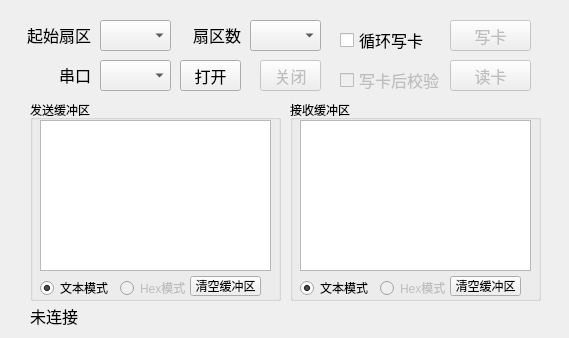
<?xml version="1.0" encoding="UTF-8"?>
<ui version="4.0">
 <class>Widget</class>
 <widget class="QWidget" name="Widget">
  <property name="geometry">
   <rect>
    <x>0</x>
    <y>0</y>
    <width>569</width>
    <height>338</height>
   </rect>
  </property>
  <property name="windowTitle">
   <string>IC卡写卡程序</string>
  </property>
  <widget class="QComboBox" name="comboBox_port">
   <property name="geometry">
    <rect>
     <x>100</x>
     <y>60</y>
     <width>71</width>
     <height>31</height>
    </rect>
   </property>
  </widget>
  <widget class="QLabel" name="label_port">
   <property name="geometry">
    <rect>
     <x>50</x>
     <y>59</y>
     <width>41</width>
     <height>31</height>
    </rect>
   </property>
   <property name="font">
    <font>
     <family>Agency FB</family>
     <pointsize>12</pointsize>
    </font>
   </property>
   <property name="text">
    <string>串口</string>
   </property>
   <property name="alignment">
    <set>Qt::AlignRight|Qt::AlignTrailing|Qt::AlignVCenter</set>
   </property>
  </widget>
  <widget class="QLabel" name="label_start">
   <property name="geometry">
    <rect>
     <x>20</x>
     <y>19</y>
     <width>71</width>
     <height>31</height>
    </rect>
   </property>
   <property name="font">
    <font>
     <family>Agency FB</family>
     <pointsize>12</pointsize>
    </font>
   </property>
   <property name="text">
    <string>起始扇区</string>
   </property>
   <property name="alignment">
    <set>Qt::AlignRight|Qt::AlignTrailing|Qt::AlignVCenter</set>
   </property>
  </widget>
  <widget class="QComboBox" name="comboBox_startSector">
   <property name="geometry">
    <rect>
     <x>100</x>
     <y>20</y>
     <width>71</width>
     <height>31</height>
    </rect>
   </property>
  </widget>
  <widget class="QLabel" name="label_num">
   <property name="geometry">
    <rect>
     <x>170</x>
     <y>19</y>
     <width>71</width>
     <height>31</height>
    </rect>
   </property>
   <property name="font">
    <font>
     <family>Agency FB</family>
     <pointsize>12</pointsize>
    </font>
   </property>
   <property name="text">
    <string>扇区数</string>
   </property>
   <property name="alignment">
    <set>Qt::AlignRight|Qt::AlignTrailing|Qt::AlignVCenter</set>
   </property>
  </widget>
  <widget class="QComboBox" name="comboBox_num">
   <property name="geometry">
    <rect>
     <x>250</x>
     <y>20</y>
     <width>71</width>
     <height>31</height>
    </rect>
   </property>
  </widget>
  <widget class="QCheckBox" name="checkBox_cycle">
   <property name="enabled">
    <bool>true</bool>
   </property>
   <property name="geometry">
    <rect>
     <x>340</x>
     <y>30</y>
     <width>87</width>
     <height>20</height>
    </rect>
   </property>
   <property name="font">
    <font>
     <family>新宋体</family>
     <pointsize>12</pointsize>
    </font>
   </property>
   <property name="text">
    <string>循环写卡</string>
   </property>
  </widget>
  <widget class="QCheckBox" name="checkBox_check">
   <property name="enabled">
    <bool>false</bool>
   </property>
   <property name="geometry">
    <rect>
     <x>340</x>
     <y>70</y>
     <width>103</width>
     <height>20</height>
    </rect>
   </property>
   <property name="font">
    <font>
     <family>新宋体</family>
     <pointsize>12</pointsize>
    </font>
   </property>
   <property name="text">
    <string>写卡后校验</string>
   </property>
  </widget>
  <widget class="QPushButton" name="pushButton_write">
   <property name="enabled">
    <bool>false</bool>
   </property>
   <property name="geometry">
    <rect>
     <x>450</x>
     <y>20</y>
     <width>81</width>
     <height>31</height>
    </rect>
   </property>
   <property name="font">
    <font>
     <family>新宋体</family>
     <pointsize>12</pointsize>
    </font>
   </property>
   <property name="text">
    <string>写卡</string>
   </property>
  </widget>
  <widget class="QGroupBox" name="groupBox_send">
   <property name="geometry">
    <rect>
     <x>30</x>
     <y>100</y>
     <width>251</width>
     <height>201</height>
    </rect>
   </property>
   <property name="title">
    <string>发送缓冲区</string>
   </property>
   <widget class="QPlainTextEdit" name="plainTextEdit_send">
    <property name="geometry">
     <rect>
      <x>10</x>
      <y>20</y>
      <width>231</width>
      <height>151</height>
     </rect>
    </property>
   </widget>
   <widget class="QRadioButton" name="radioButton_sendText">
    <property name="geometry">
     <rect>
      <x>10</x>
      <y>180</y>
      <width>71</width>
      <height>16</height>
     </rect>
    </property>
    <property name="text">
     <string>文本模式</string>
    </property>
    <property name="checked">
     <bool>true</bool>
    </property>
   </widget>
   <widget class="QRadioButton" name="radioButton_sendHex">
    <property name="enabled">
     <bool>false</bool>
    </property>
    <property name="geometry">
     <rect>
      <x>90</x>
      <y>180</y>
      <width>71</width>
      <height>16</height>
     </rect>
    </property>
    <property name="text">
     <string>Hex模式</string>
    </property>
   </widget>
   <widget class="QPushButton" name="pushButton_sendClear">
    <property name="geometry">
     <rect>
      <x>160</x>
      <y>176</y>
      <width>71</width>
      <height>20</height>
     </rect>
    </property>
    <property name="text">
     <string>清空缓冲区</string>
    </property>
   </widget>
  </widget>
  <widget class="QGroupBox" name="groupBox_receive">
   <property name="geometry">
    <rect>
     <x>290</x>
     <y>100</y>
     <width>251</width>
     <height>201</height>
    </rect>
   </property>
   <property name="title">
    <string>接收缓冲区</string>
   </property>
   <widget class="QPlainTextEdit" name="plainTextEdit_receive">
    <property name="geometry">
     <rect>
      <x>10</x>
      <y>20</y>
      <width>231</width>
      <height>151</height>
     </rect>
    </property>
   </widget>
   <widget class="QPushButton" name="pushButton_receiveClear">
    <property name="geometry">
     <rect>
      <x>160</x>
      <y>176</y>
      <width>71</width>
      <height>20</height>
     </rect>
    </property>
    <property name="text">
     <string>清空缓冲区</string>
    </property>
   </widget>
   <widget class="QRadioButton" name="radioButton_receiveText">
    <property name="geometry">
     <rect>
      <x>10</x>
      <y>180</y>
      <width>71</width>
      <height>16</height>
     </rect>
    </property>
    <property name="text">
     <string>文本模式</string>
    </property>
    <property name="checked">
     <bool>true</bool>
    </property>
   </widget>
   <widget class="QRadioButton" name="radioButton_receiveHex">
    <property name="enabled">
     <bool>false</bool>
    </property>
    <property name="geometry">
     <rect>
      <x>90</x>
      <y>180</y>
      <width>71</width>
      <height>16</height>
     </rect>
    </property>
    <property name="text">
     <string>Hex模式</string>
    </property>
   </widget>
  </widget>
  <widget class="QLabel" name="label_status">
   <property name="enabled">
    <bool>true</bool>
   </property>
   <property name="geometry">
    <rect>
     <x>30</x>
     <y>300</y>
     <width>511</width>
     <height>31</height>
    </rect>
   </property>
   <property name="font">
    <font>
     <family>黑体</family>
     <pointsize>12</pointsize>
    </font>
   </property>
   <property name="text">
    <string>未连接</string>
   </property>
  </widget>
  <widget class="QPushButton" name="pushButton_read">
   <property name="enabled">
    <bool>false</bool>
   </property>
   <property name="geometry">
    <rect>
     <x>450</x>
     <y>60</y>
     <width>81</width>
     <height>31</height>
    </rect>
   </property>
   <property name="font">
    <font>
     <family>新宋体</family>
     <pointsize>12</pointsize>
    </font>
   </property>
   <property name="text">
    <string>读卡</string>
   </property>
  </widget>
  <widget class="QPushButton" name="pushButton_open">
   <property name="geometry">
    <rect>
     <x>180</x>
     <y>60</y>
     <width>61</width>
     <height>31</height>
    </rect>
   </property>
   <property name="font">
    <font>
     <family>新宋体</family>
     <pointsize>12</pointsize>
    </font>
   </property>
   <property name="text">
    <string>打开</string>
   </property>
  </widget>
  <widget class="QPushButton" name="pushButton_close">
   <property name="enabled">
    <bool>false</bool>
   </property>
   <property name="geometry">
    <rect>
     <x>260</x>
     <y>60</y>
     <width>61</width>
     <height>31</height>
    </rect>
   </property>
   <property name="font">
    <font>
     <family>新宋体</family>
     <pointsize>12</pointsize>
    </font>
   </property>
   <property name="text">
    <string>关闭</string>
   </property>
  </widget>
 </widget>
 <layoutdefault spacing="6" margin="11"/>
 <resources/>
 <connections/>
</ui>
